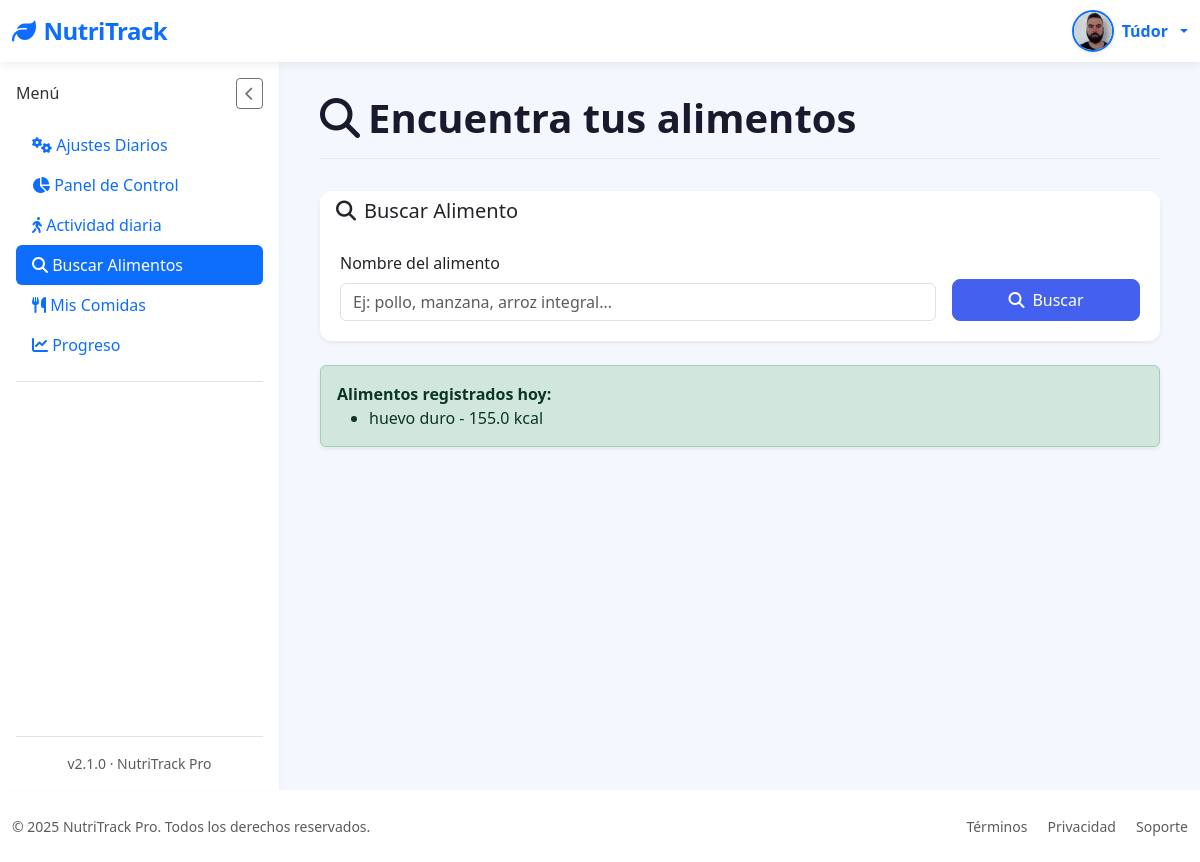
/search_food (signed in), run on an earlier commit of the app's database.
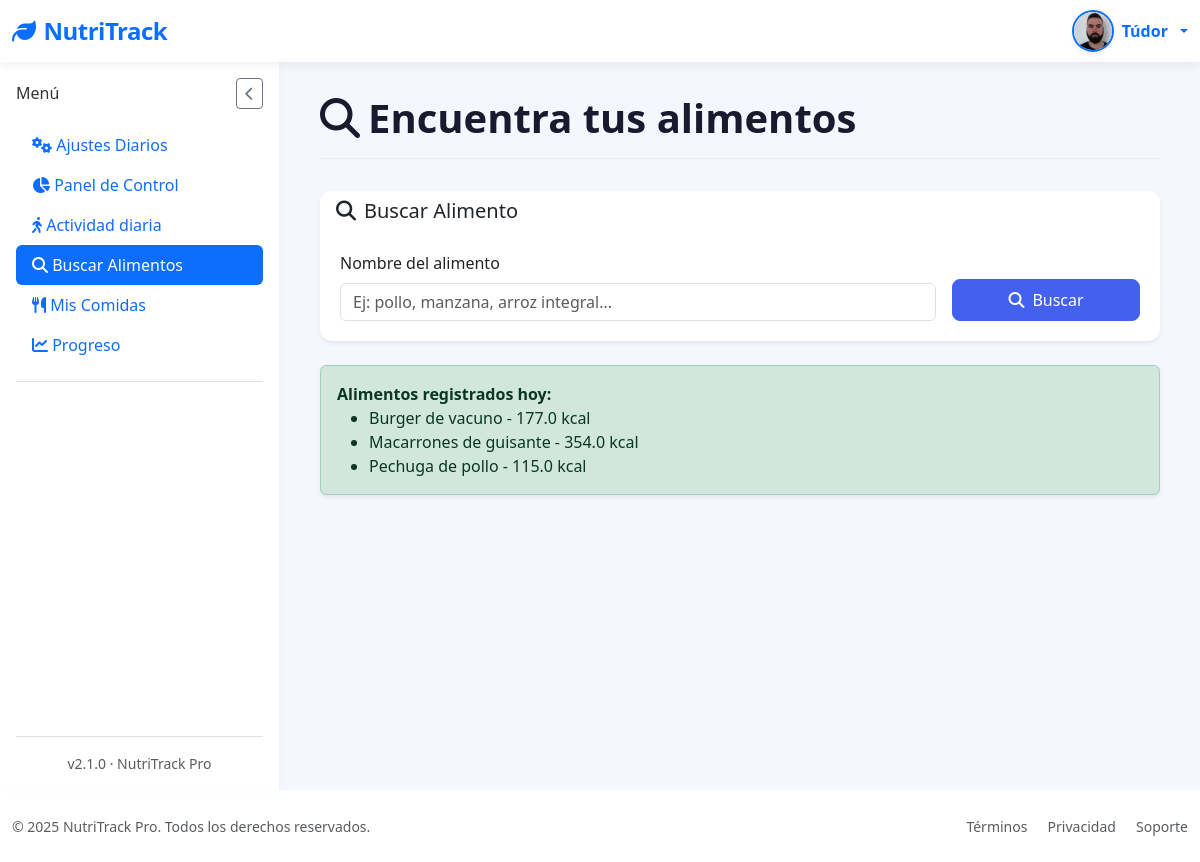
And on a later commit of the database.
### tables this page shows
CREATE TABLE "food_entries" (
	"id"	INTEGER,
	"user_id"	INTEGER NOT NULL,
	"food_name"	TEXT NOT NULL,
	"calories"	REAL,
	"proteins"	REAL,
	"fats"	REAL,
	"carbs"	REAL,
	"date"	TIMESTAMP DEFAULT CURRENT_TIMESTAMP,
	"created_at"	TEXT,
	PRIMARY KEY("id" AUTOINCREMENT),
	FOREIGN KEY("user_id") REFERENCES "loggin"("id")
);

### app/controllers/SearchFoodController.py (the view, shortened to what this page needs)
@app.route('/search_food')
@login_required
def search_food():
    query = request.args.get('query', '').strip()
    today_foods = get_food_entries_for_date(current_user.id, date.today())
    if not query:
        return render_template(
            "SearchFood/FoodResults.html",
            alimentos=[],
            query="",
            today_foods=today_foods
        )

### app/__init__.py (called while the page is built)
@login_manager.user_loader
def load_user(user_id):
    return User.get_by_id(user_id)

### app/conexion.py (called while the page is built)
@contextmanager
def get_db_connection():
    conn = sqlite3.connect(DATABASE)
    conn.row_factory = sqlite3.Row  # Esto permite acceso como diccionario
    try:
        yield conn
    finally:
        conn.close()

@contextmanager
def get_db_cursor():
    with get_db_connection() as conn:
        cursor = conn.cursor()
        try:
            yield cursor
            conn.commit()
        except:
            conn.rollback()
            raise

### app/controllers/UsersController.py (called while the page is built)
@app.context_processor
def inject_prefs():
    if current_user.is_authenticated:
        prefs = get_user_preferences(current_user.id)  # función que recupera las prefs
        return dict(prefs=prefs)
    return dict(prefs=None)

### app/models/UsersModel.py (called while the page is built)
def get_user_preferences(user_id):
    with get_db_cursor() as cursor:
        cursor.execute("SELECT preferences FROM loggin WHERE id = ?", (user_id,))
        row = cursor.fetchone()
        try:
            return json.loads(row["preferences"]) if row and row["preferences"] else {}
        except:
            return {}

### app/templates/SearchFood/FoodResults.html (shortened to what this page needs)
{% extends "base.html" %}
{% block section %}
<div class="page-header">
  <h1 class="page-title">
    <i class="fas fa-search me-2"></i>Encuentra tus alimentos
  </h1>
</div>
<div class="card border-0 shadow-sm mb-4">
    <div class="card-header bg-white border-0">
      <h5 class="mb-0">
        <i class="fas fa-search me-2"></i>Buscar Alimento
      </h5>
    </div>
    <div class="card-body">
      <form method="GET" action="{{ url_for('search_food') }}" class="row g-3">
        <div class="col-md-9">
          <label for="query" class="form-label fw-medium">Nombre del alimento</label>
          <input
            type="text"
            class="form-control"
            name="query"
            id="query"
            placeholder="Ej: pollo, manzana, arroz integral..."
            required
          >
        </div>
        <div class="col-md-3 d-flex align-items-end">
          <button type="submit" class="btn btn-primary w-100">
            <i class="fas fa-search me-2"></i>Buscar
          </button>
        </div>
      </form>
    </div>
</div>
{% if today_foods %}
<div class="alert alert-success shadow-sm">
    <strong>Alimentos registrados hoy:</strong>
    <ul class="mb-0">
        {% for food in today_foods %}
            <li>{{ food.nombre }} - {{ food.calorias }} kcal</li>
        {% endfor %}
    </ul>
</div>
{% else %}
<div class="alert alert-info shadow-sm">
    No has registrado alimentos hoy.
</div>
{% endif %}
{% endblock %}

What changed in the data, as far as the page shows it:
removed food_entries: nombre "huevo duro", calorias "155.0"
added food_entries: nombre "Burger de vacuno", calorias "177.0"
added food_entries: nombre "Macarrones de guisante", calorias "354.0"
added food_entries: nombre "Pechuga de pollo", calorias "115.0"
